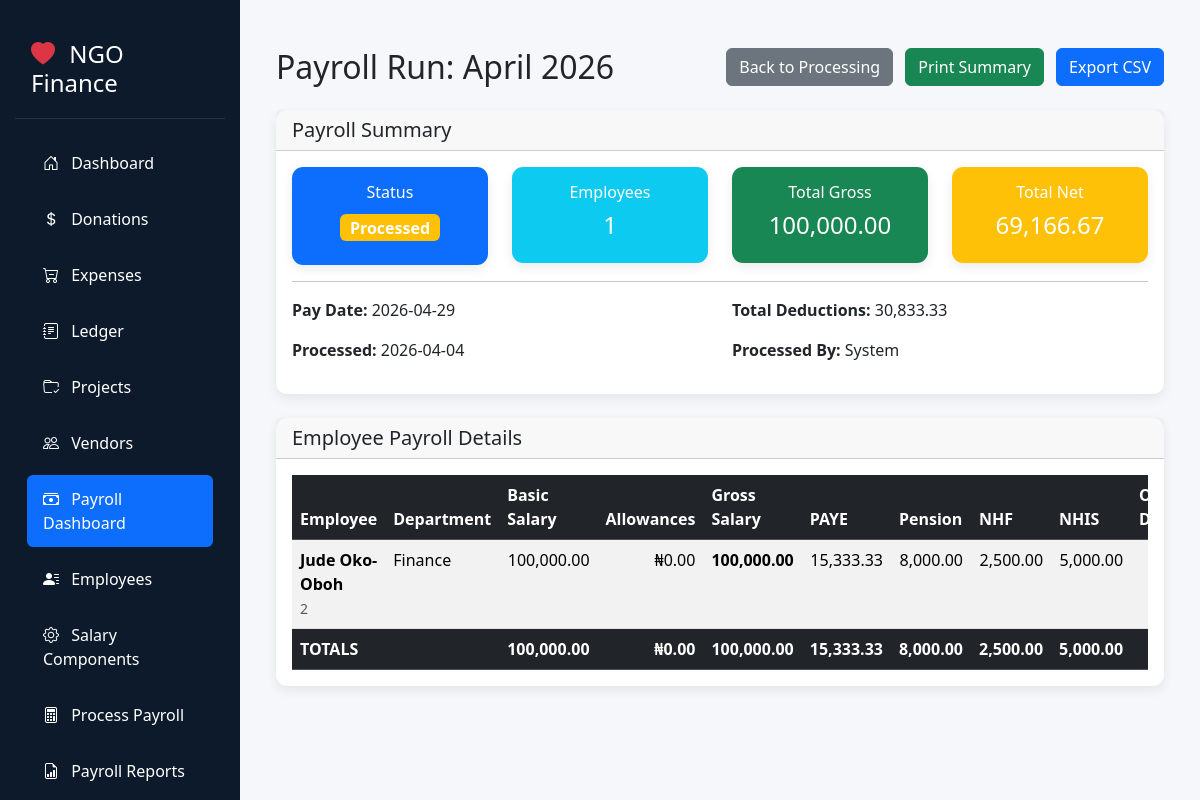
Screenshot of /payroll-run/2 with the database file from the repository.
### tables this page shows
CREATE TABLE payroll_runs (
                id INTEGER PRIMARY KEY AUTOINCREMENT,
                payroll_period TEXT NOT NULL,
                pay_date TEXT NOT NULL,
                status TEXT CHECK(status IN ('draft', 'processed', 'paid')) DEFAULT 'draft',
                total_gross REAL DEFAULT 0,
                total_deductions REAL DEFAULT 0,
                total_net REAL DEFAULT 0,
                total_employees INTEGER DEFAULT 0,
                processed_by INTEGER,
                approved_by INTEGER,
                notes TEXT,
                created_at TEXT DEFAULT (datetime('now')),
                updated_at TEXT DEFAULT (datetime('now')),
                FOREIGN KEY (processed_by) REFERENCES users(id),
                FOREIGN KEY (approved_by) REFERENCES users(id)
            );

CREATE TABLE payroll_details (
            id INTEGER PRIMARY KEY AUTOINCREMENT,
            payroll_run_id INTEGER NOT NULL,
            employee_id TEXT NOT NULL,
            employee_name TEXT NOT NULL,
            gross_salary REAL NOT NULL,
            allowances REAL DEFAULT 0,
            deductions REAL DEFAULT 0,
            taxes REAL DEFAULT 0,
            net_pay REAL NOT NULL,
            status TEXT DEFAULT 'pending',
            created_at TEXT DEFAULT (datetime('now')), basic_salary REAL NOT NULL DEFAULT 0, total_allowances REAL DEFAULT 0, total_deductions REAL DEFAULT 0, income_tax REAL DEFAULT 0, pension REAL DEFAULT 0, nhf REAL DEFAULT 0, nhis REAL DEFAULT 0, paye REAL DEFAULT 0, other_deductions REAL DEFAULT 0, net_salary REAL DEFAULT 0, payment_status TEXT CHECK(payment_status IN ('pending', 'paid', 'failed')) DEFAULT 'pending', payment_date TEXT, bank_reference TEXT, updated_at TEXT DEFAULT (datetime('now')),
            FOREIGN KEY (payroll_run_id) REFERENCES "payroll_runs_old"(id) ON DELETE CASCADE,
            FOREIGN KEY (employee_id) REFERENCES employees(employee_id) ON DELETE CASCADE
        );

CREATE TABLE employees (
            id INTEGER PRIMARY KEY AUTOINCREMENT,
            employee_id TEXT UNIQUE NOT NULL,
            full_name TEXT NOT NULL,
            email TEXT UNIQUE,
            phone TEXT,
            designation TEXT NOT NULL,
            department TEXT,
            monthly_salary REAL NOT NULL,
            tax_id TEXT,
            bank_account TEXT,
            bank_name TEXT,
            is_active INTEGER DEFAULT 1,
            hire_date TEXT,
            created_at TEXT DEFAULT (datetime('now')),
            updated_at TEXT DEFAULT (datetime('now'))
        , first_name TEXT, last_name TEXT, address TEXT, date_of_birth TEXT, termination_date TEXT, position TEXT, employment_type TEXT, basic_salary REAL DEFAULT 0, bank_account_number TEXT, bank_account_name TEXT, pension_fund TEXT, emergency_contact_name TEXT, emergency_contact_phone TEXT);

### main.py (the view)
@app.get("/payroll-run/{run_id}", response_class=HTMLResponse)
async def view_payroll_run(request: Request, run_id: int):
    with get_db() as conn:
        payroll_run = conn.execute("""
            SELECT pr.*, u.username as processed_by_name
            FROM payroll_runs pr
            LEFT JOIN users u ON pr.processed_by = u.id
            WHERE pr.id = ?
        """, (run_id,)).fetchone()
        if not payroll_run:
            raise HTTPException(status_code=404, detail="Payroll run not found")
        payroll_details = conn.execute("""
            SELECT pd.*, e.employee_id, e.first_name, e.last_name, e.department, e.position
            FROM payroll_details pd
            JOIN employees e ON pd.employee_id = e.id
            WHERE pd.payroll_run_id = ?
            ORDER BY e.department, e.last_name, e.first_name
        """, (run_id,)).fetchall()
    return templates.TemplateResponse("payroll_run.html", {
        "request": request,
        "payroll_run": payroll_run,
        "payroll_details": payroll_details
    })

### templates/payroll_run.html (shortened to what this page needs)
{% extends "base.html" %}
{% block content %}
<div class="container-fluid mt-4">
    <div class="d-flex justify-content-between align-items-center mb-4">
        <h2 class="mb-0">Payroll Run: {{ payroll_run.payroll_period }}</h2>
        <div>
            <a href="/payroll-processing" class="btn btn-secondary me-2">
                 Back to Processing
            </a>
            <button class="btn btn-success me-2" onclick="window.print()">
                 Print Summary
            </button>
            {% if payroll_run.status == 'processed' %}
            <button class="btn btn-primary" onclick="exportToCSV()">
                 Export CSV
            </button>
            {% endif %}
        </div>
    </div>
    <div class="card mb-4">
        <div class="card-header">
            <h5 class="mb-0">Payroll Summary</h5>
        </div>
        <div class="card-body">
            <div class="row">
                <div class="col-md-3">
                    <div class="card bg-primary text-white">
                        <div class="card-body text-center">
                            <h6>Status</h6>
                            <h4>
                                <span class="badge bg-{{ 'success' if payroll_run.status == 'paid' else 'warning' if payroll_run.status == 'processed' else 'secondary' }} fs-6">
                                    {{ payroll_run.status.title() }}
                                </span>
                            </h4>
                        </div>
                    </div>
                </div>
                <div class="col-md-3">
                    <div class="card bg-info text-white">
                        <div class="card-body text-center">
                            <h6>Employees</h6>
                            <h4>{{ payroll_run.total_employees }}</h4>
                        </div>
                    </div>
                </div>
                <div class="col-md-3">
                    <div class="card bg-success text-white">
                        <div class="card-body text-center">
                            <h6>Total Gross</h6>
                            <h4>{{ "{:,.2f}".format(payroll_run.total_gross) | format_currency }}</h4>
                        </div>
                    </div>
                </div>
                <div class="col-md-3">
                    <div class="card bg-warning text-white">
                        <div class="card-body text-center">
                            <h6>Total Net</h6>
                            <h4>{{ "{:,.2f}".format(payroll_run.total_net) | format_currency }}</h4>
                        </div>
                    </div>
                </div>
            </div>
            <hr>
            <div class="row">
                <div class="col-md-6">
                    <p><strong>Pay Date:</strong> {{ payroll_run.pay_date }}</p>
                    <p><strong>Processed:</strong> {{ payroll_run.created_at[:10] }}</p>
                </div>
                <div class="col-md-6">
                    <p><strong>Total Deductions:</strong> {{ "{:,.2f}".format(payroll_run.total_deductions) | format_currency }}</p>
                    <p><strong>Processed By:</strong> {{ payroll_run.processed_by_name or 'System' }}</p>
                </div>
            </div>
        </div>
    </div>
    <div class="card">
        <div class="card-header">
            <h5 class="mb-0">Employee Payroll Details</h5>
        </div>
        <div class="card-body">
            <div class="table-responsive">
                <table class="table table-striped table-hover" id="payrollTable">
                    <thead class="table-dark">
                        <tr>
                            <th>Employee</th>
                            <th>Department</th>
                            <th>Basic Salary</th>
                            <th>Allowances</th>
                            <th>Gross Salary</th>
                            <th>PAYE</th>
                            <th>Pension</th>
                            <th>NHF</th>
                            <th>NHIS</th>
                            <th>Other Deductions</th>
                        </tr>
                    </thead>
                    <tbody>
                        {% for detail in payroll_details %}
                        <tr>
                            <td>
                                <strong>{{ detail.first_name }} {{ detail.last_name }}</strong>
                                <br>
                                <small class="text-muted">{{ detail.employee_id }}</small>
                            </td>
                            <td>{{ detail.department or '—' }}</td>
                            <td class="text-end">{{ "{:,.2f}".format(detail.basic_salary) | format_currency }}</td>
                            <td class="text-end">{{ "{:,.2f}".format(detail.total_allowances) | format_currency }}</td>
                            <td class="text-end"><strong>{{ "{:,.2f}".format(detail.gross_salary) | format_currency }}</strong></td>
                            <td class="text-end">{{ "{:,.2f}".format(detail.paye) | format_currency }}</td>
                            <td class="text-end">{{ "{:,.2f}".format(detail.pension) | format_currency }}</td>
                            <td class="text-end">{{ "{:,.2f}".format(detail.nhf) | format_currency }}</td>
                            <td class="text-end">{{ "{:,.2f}".format(detail.nhis) | format_currency }}</td>
                            <td class="text-end">{{ "{:,.2f}".format(detail.other_deductions) | format_currency }}</td>
                        </tr>
                        {% endfor %}
                    </tbody>
                    <tfoot class="table-dark">
                        <tr>
                            <th colspan="2">TOTALS</th>
                            <th class="text-end">{{ "{:,.2f}".format(payroll_details | sum(attribute='basic_salary')) | format_currency }}</th>
                            <th class="text-end">{{ "{:,.2f}".format(payroll_details | sum(attribute='total_allowances')) | format_currency }}</th>
                            <th class="text-end">{{ "{:,.2f}".format(payroll_details | sum(attribute='gross_salary')) | format_currency }}</th>
                            <th class="text-end">{{ "{:,.2f}".format(payroll_details | sum(attribute='paye')) | format_currency }}</th>
                            <th class="text-end">{{ "{:,.2f}".format(payroll_details | sum(attribute='pension')) | format_currency }}</th>
                            <th class="text-end">{{ "{:,.2f}".format(payroll_details | sum(attribute='nhf')) | format_currency }}</th>
                            <th class="text-end">{{ "{:,.2f}".format(payroll_details | sum(attribute='nhis')) | format_currency }}</th>
                            <th class="text-end">{{ "{:,.2f}".format(payroll_details | sum(attribute='other_deductions')) | format_currency }}</th>
                        </tr>
                    </tfoot>
                </table>
            </div>
        </div>
    </div>
</div>
{% endblock %}

### static/style.css (style rules this page uses)
.card { border-radius: 0.7rem; box-shadow: 0 4px 12px rgba(0, 0, 0, 0.08); border: none; }
.table { margin-bottom: 0; }
.table th { font-weight: 600; }
table, tr, td { page-break-inside: avoid; }
td { word-wrap: break-word; }

### templates/base.html (style rules this page uses)
:root { --sidebar-width: 240px; --sidebar-bg: #0d1a2b; --sidebar-hover: #1e3a5f; --active-bg: #2c5282; }
body { min-height: 100vh; background-color: #f5f7fa; }

### rows the page displays
payroll_runs: payroll_period "April 2026", status "Processed", total_employees "1", total_gross "100,000.00", total_net "69,166.67", pay_date "2026-04-29", created_at "2026-04-04", total_deductions "30,833.33"
payroll_details: first_name "Jude", last_name "Oko-Oboh", employee_id "2", department "Finance", basic_salary "100,000.00", total_allowances "₦0.00", gross_salary "100,000.00", paye "15,333.33", pension "8,000.00", nhf "2,500.00", nhis "5,000.00"

### other values shown
{{ payroll_run.processed_by_name or 'System' }} "System"
